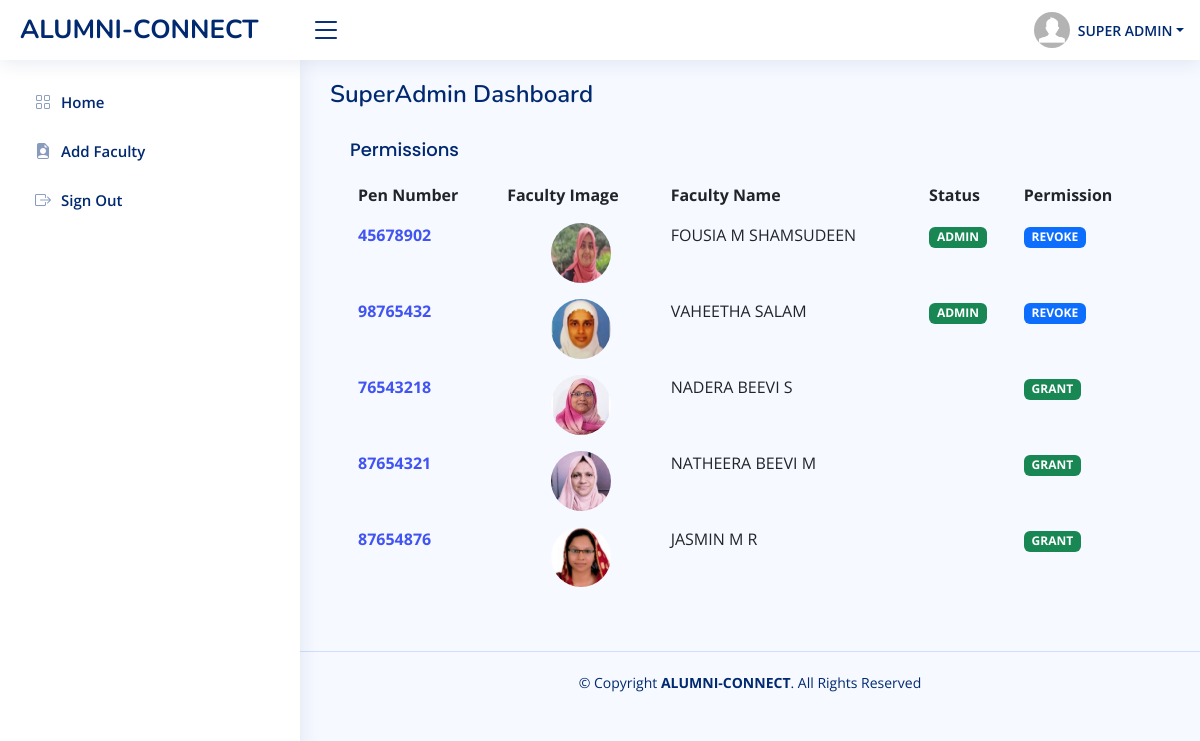
Page /alumnis/superAdmin/ (signed in) on the committed database.
### alumnis/models.py (models this page shows)
class Faculty(models.Model):
  fname = models.CharField(max_length=255,default="")
  lname = models.CharField(max_length=255,default="")
  email = models.CharField(max_length=255)
  mobile = models.IntegerField(default=0)
  password = models.CharField(max_length=255)
  access = models.IntegerField(default=0)
  proPic = models.ImageField(upload_to='FacultyProPic/',default="")
  penNumber = models.IntegerField(default=0)

### alumnis/views.py (the view)
# urls.py: path('superAdmin/', views.superAdmin, name='superAdmin'),
def superAdmin(request):
  if 'email' in request.session:
    mydata = Faculty.objects.all()
    template = loader.get_template('superAdminView.html')
    context = {
      'faculty': mydata,
    }
    return HttpResponse(template.render(context, request))
  else:
    return redirect('index')

### alumnis/templates/superAdminView.html (shortened to what this page needs)
<!DOCTYPE html>
<html lang="en">
<head>
    {% load static %}
  <link href="{% static 'assets2/vendor/bootstrap/css/bootstrap.min.css' %}" rel="stylesheet">
  <link href="{% static 'assets2/vendor/bootstrap-icons/bootstrap-icons.css' %}" rel="stylesheet">
  <link href="{% static 'assets2/vendor/boxicons/css/boxicons.min.css' %}" rel="stylesheet">
  <link href="{% static 'assets2/vendor/quill/quill.snow.css' %}" rel="stylesheet">
  <link href="{% static 'assets2/vendor/quill/quill.bubble.css' %}" rel="stylesheet">
  <link href="{% static 'assets2/vendor/remixicon/remixicon.css' %}" rel="stylesheet">
  <link href="{% static 'assets2/vendor/simple-datatables/style.css' %}" rel="stylesheet">
  <link href="{% static 'assets2/css/style.css' %}" rel="stylesheet">
</head>
<body>
{% load static %}
<header id="header" class="header fixed-top d-flex align-items-center">
    <div class="d-flex align-items-center justify-content-between">
      <a href="../" class="logo d-flex align-items-center">
        <span class="d-none d-lg-block">ALUMNI-CONNECT</span>
      </a>
      <i class="bi bi-list toggle-sidebar-btn"></i>
    </div>
    <nav class="header-nav ms-auto">
      <ul class="d-flex align-items-center">
        <li class="nav-item dropdown pe-3">
          <a class="nav-link nav-profile d-flex align-items-center pe-0" href="#" data-bs-toggle="dropdown">
            <img src="{% static 'assets2/img/profile-img.jpg' %}" alt="Profile" class="rounded-circle">
            <span class="d-none d-md-block dropdown-toggle ps-2">SUPER ADMIN</span>
          </a>
        </li>
      </ul>
    </nav>
  </header>
  {% load static %}
  <aside id="sidebar" class="sidebar">
      <ul class="sidebar-nav" id="sidebar-nav">
        <li class="nav-item">
          <a class="nav-link collapsed" href="../superAdmin">
            <i class="bi bi-grid"></i>
            <span>Home</span>
          </a>
        </li>
        <li class="nav-item">
          <a class="nav-link collapsed" href="../addFaculty">
            <i class="bi bi-file-earmark-person-fill"></i>
            <span>Add Faculty</span>
          </a>
        </li>
        <li class="nav-item">
          <a class="nav-link collapsed" data-bs-toggle="modal" data-bs-target="#signout">
            <i class="bi bi-box-arrow-right"></i>
            <span>Sign Out</span>
          </a>
        </li>
      </ul>
    </aside>
  <main id="main" class="main">
    <div class="pagetitle">
      <h1>SuperAdmin Dashboard</h1>
    </div>
    <section class="">
      <div class="row">
        <div class="col-12">
          <div class="card-body">
            <h5 class="card-title">Permissions</h5>
            <table class="table table-borderless datatable">
              <thead>
                <tr>
                  <th scope="col">Pen Number</th>
                  <th scope="col">Faculty Image</th>
                  <th scope="col">Faculty Name</th>
                  <th scope="col">Status</th>
                  <th scope="col">Permission</th>
                </tr>
              </thead>
              <tbody>
                {% for i in faculty %}
                <tr>
                  <th scope="row"><a href="#">{{ i.penNumber }}</a></th>
                  <td style="text-align:center;">
                  {% if i.proPic %}
                  <img height="60" src="{% static 'media/' %}{{ i.proPic }}" alt="Profile" class="rounded-circle">
                  {% else %}
                  <img height="60" src="{% static 'assets2/img/profile-img.jpg' %}" alt="Profile" class="rounded-circle">
                  {% endif %}
                  </td>
                  <td>{{ i.fname|upper }} {{ i.lname|upper }}</td>
                  {% if i.access %}
                    <td><span class="badge bg-success"><font color="white"> ADMIN</font> </span></td>
                    <td><span class="badge bg-primary"> <a style="color:white;" href="../revokeAccess/{{ i.email }}">REVOKE</a> </span></td>
                  {% else %}
                    <td></td>
                    <td><span class="badge bg-success"> <a style="color:white;" href="../grantAccess/{{ i.email }}">GRANT</a> </span></td>
                  {% endif %}
                </tr>
                {% endfor %}
              </tbody>
            </table>
          </div>
        </div>
      </div>
    </section>
  </main>
  <footer id="footer" class="footer">
    <div class="copyright">
      &copy; Copyright <strong><span>ALUMNI-CONNECT</span></strong>. All Rights Reserved
    </div>
  </footer>
</body>
</html>

### alumnis/static/assets2/css/style.css (style rules this page uses)
:root { scroll-behavior: smooth; }
body { font-family: "Open Sans", sans-serif; background: #f6f9ff; color: #444444; }
a { color: #4154f1; text-decoration: none; }
h1, h2, h3, h4, h5, h6 { font-family: "Nunito", sans-serif; }
#main { margin-top: 60px; padding: 20px 30px; transition: all 0.3s; }
.pagetitle { margin-bottom: 10px; }
.pagetitle h1 { font-size: 24px; margin-bottom: 0; font-weight: 600; color: #012970; }
.card-title { padding: 20px 0 15px 0; font-size: 18px; font-weight: 500; color: #012970; font-family: "Poppins", sans-serif; }
.card-body { padding: 0 20px 20px 20px; }
.logo { line-height: 1; }
@media (min-width: 1200px) { .logo { width: 280px; } }
.logo span { font-size: 26px; font-weight: 700; color: #012970; font-family: "Nunito", sans-serif; }
.header { transition: all 0.5s; z-index: 997; height: 60px; box-shadow: 0px 2px 20px rgba(1, 41, 112, 0.1); background-color: #fff; padding-left: 20px; }
.header .toggle-sidebar-btn { font-size: 32px; padding-left: 10px; cursor: pointer; color: #012970; }
.header-nav ul { list-style: none; }
.header-nav>ul { margin: 0; padding: 0; }
.header-nav .nav-profile { color: #012970; }
.header-nav .nav-profile img { max-height: 36px; }
.header-nav .nav-profile span { font-size: 14px; font-weight: 600; }
.sidebar { position: fixed; top: 60px; left: 0; bottom: 0; width: 300px; z-index: 996; transition: all 0.3s; padding: 20px; overflow-y: auto; scrollbar-width: thin; scrollbar-color: #aab7cf transparent; box-shadow: 0px 0px 20px rgba(1, 41, 112, 0.1); background-color: #fff; }
@media (min-width: 1200px) { #main, #footer { margin-left: 300px; } }
.sidebar-nav { padding: 0; margin: 0; list-style: none; }
.sidebar-nav li { padding: 0; margin: 0; list-style: none; }
.sidebar-nav .nav-item { margin-bottom: 5px; }
.sidebar-nav .nav-link { display: flex; align-items: center; font-size: 15px; font-weight: 600; color: #4154f1; transition: 0.3; background: #f6f9ff; padding: 10px 15px; border-radius: 4px; }
.sidebar-nav .nav-link i { font-size: 16px; margin-right: 10px; color: #4154f1; }
.sidebar-nav .nav-link.collapsed { color: #012970; background: #fff; }
.sidebar-nav .nav-link.collapsed i { color: #899bbd; }
.footer { padding: 20px 0; font-size: 14px; transition: all 0.3s; border-top: 1px solid #cddfff; }
.footer .copyright { text-align: center; color: #012970; }

### rows in the picture
Faculty: penNumber "45678902", proPic (picture), fname "FOUSIA", lname "M SHAMSUDEEN"
Faculty: penNumber "98765432", proPic (picture), fname "VAHEETHA", lname "SALAM"
Faculty: penNumber "76543218", proPic (picture), fname "NADERA", lname "BEEVI S"
Faculty: penNumber "87654321", proPic (picture), fname "NATHEERA", lname "BEEVI M"
Faculty: penNumber "87654876", proPic (picture), fname "JASMIN", lname "M R"
